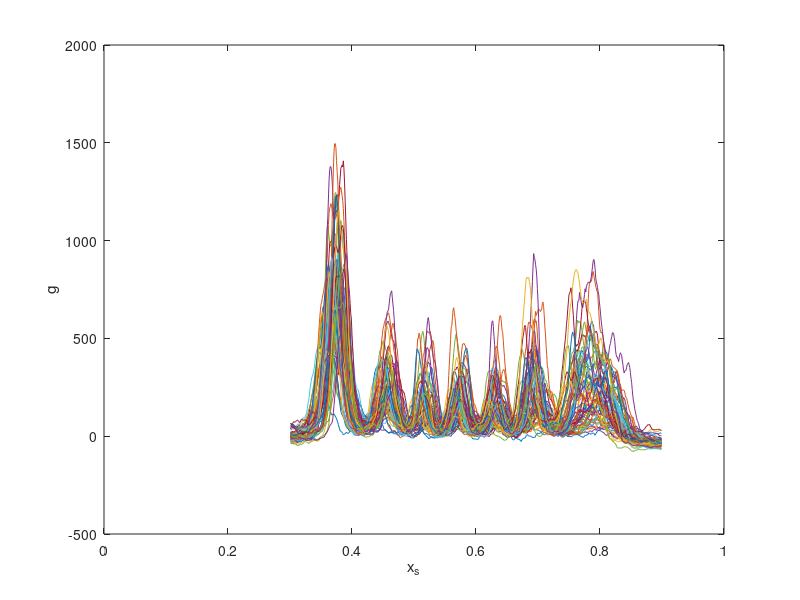

Source code (MATLAB): (Note: this script raises an error after producing the figure.)
% author: Milos Nikolic, mnikolic@princeton.edu

clear;
addpath('auxiliary_matlab_functions')
load('rawProfiles_run.mat')
%% extract data from data struct
Nemb=length(data);
L=[data.L];
age=[data.age];
thickness=[data.dist];

profiles_run=nan(1000,Nemb);
y=(1:1000)/1000;
for k=1:Nemb
    profiles_run(:,k)=data(k).Run;
end
%% prepare stripes for fitting
y=(1:1000)./1000;

%subtract a bakground value for the profiles for better fitting from a
%region where there is no expression.
bak=mean2(profiles_run(50:150,:))+std2(profiles_run(50:150,:)); 
profiles_run_clean=profiles_run-bak;
%

profiles_run_clean(1:300,:)=nan;
profiles_run_clean(900:1000,:)=nan;


%% inspect
figure(6)
plot(y,profiles_run_clean)
xlabel('x_s')
ylabel('g')
%% fit run
Nemb_clean=size(profiles_run_clean,2);
pp_run=nan(1,Nemb_clean); %peak position
all_pp_run=nan(7,Nemb_clean);
all_param_run=nan(21,Nemb_clean);
all_pp_f_run=nan(7,Nemb_clean);

[pp,param,fval,pp_found]=fit_eve(y,profiles_run_clean(:,1)); %use function fit_eve as runt is similar and requires no additional changes to the fitting parameters.
pp_run(1)=pp;
all_param_run(:,1)=param';
all_pp_run(:,1)=(param(1:3:end)');
all_pp_f_run(1:length(pp_found),1)=pp_found';

for k=2:Nemb_clean
    [pp,param,fval,pp_found]=fit_eve(y,profiles_run_clean(:,k));
    pp_run(k)=pp;
    all_param_run(:,k)=param';
    all_pp_run(:,k)=(param(1:3:end)');
    all_pp_f_run(1:length(pp_found),k)=pp_found';
    title(num2str(k));
    pause(0.005);% or use waitforbuttonpress;
    disp(['Fitted ',num2str(k), ' out of ',num2str(Nemb_clean),' expression profiles.'])
end
all_pp_run=sort(all_pp_run,1); %make sure the stripes are ordered after fitting.


%% time correct

std_pp=nan(7,1);
mean_pp=nan(7,1);
std_pp_err=nan(7,1);
all_pp_run_corr=nan(size(all_pp_run));
t0=45; %set correction time to 45 min in nc14

%plotting options
def_colors=[0, 0.4470, 0.7410;...
0.8500, 0.3250, 0.0980;...
0.9290, 0.6940, 0.1250;...
0.4940, 0.1840, 0.5560;...
0.4660, 0.6740, 0.1880;...
0.3010, 0.7450, 0.9330;...
0.6350, 0.0780, 0.1840];
hf3=figure(3);
ax1=subplot(1,2,1);
hold(ax1,'on');
ax2=subplot(1,2,2);
hold(ax2,'on');

fit_age_coeff=nan(7,2);

for pp_idx=1:7
pp_curr_run=all_pp_run(pp_idx,:);

options = fitoptions('Method','NonlinearLeastSquares', 'Robust', 'LAR','StartPoint',[mean(pp_curr_run),max(pp_curr_run)-min(pp_curr_run)]);
ft = fittype( 'poly1' );
[fitresult, gof] = fit( age', pp_curr_run',ft, options);

pp_curr_run_corr=pp_curr_run-fitresult.p1*(age-t0);


fit_age_coeff(pp_idx,1)=fitresult.p1;
fit_age_coeff(pp_idx,1)=fitresult.p2;

all_pp_run_corr(pp_idx,:)=pp_curr_run_corr;

std_pp(pp_idx)=std(pp_curr_run_corr);
mean_pp(pp_idx)=nanmean(pp_curr_run_corr);
stats = bootstrp(1000,@(x)nanstd(x),pp_curr_run_corr);
std_pp_err(pp_idx)=std(stats);


plot(ax2,age,pp_curr_run_corr,'.','color',def_colors(mod(pp_idx,8),:));
axis(ax2,[30 60 0.2 0.9]);

plot(ax1,age,pp_curr_run,'.','color',def_colors(mod(pp_idx,8),:));
plot(ax1,[30 60],fitresult.p1*[30 60]+fitresult.p2,'-','color',def_colors(mod(pp_idx,8),:));
axis(ax1,[30 60 0.2 0.9]);

xlabel(ax1,'Embryo age (min)');
ylabel(ax1, 'Peak position x/L');
title(ax1,'Raw');

xlabel(ax2,'Embryo age (min)');
ylabel(ax2, 'Peak position x/L');
title(ax2,'Time corrected')
end

set(ax1,'fontsize',14);
set(ax2,'fontsize',14);

%% calculate precision

% calculate error based on anchoring. you only need the length variation.
x_fine=linspace(0,480,200);
sigma_A_fine=x_fine.*std(1./L);
sigma_P_fine=sqrt((mean(L)-x_fine).^2).*std(1./L);
sigma_AP_fine=sqrt(1./(1./sigma_A_fine.^2+1./sigma_P_fine.^2));
y_fine=x_fine./mean(L);

stats=bootstrp(1000,@(x) x_fine.*std(1./x),L);
% sigma_A_fine2=nanmean(stats);
sigma_A_fine_err=nanstd(stats);


stats=bootstrp(1000,@(x) sqrt((mean(L)-x_fine).^2).*std(1./x),L);
% sigma_P_fine2=nanmean(stats);
sigma_P_fine_err=nanstd(stats);


stats=bootstrp(1000,@(x) sqrt(1./(1./(x_fine.*std(1./x)).^2+1./(sqrt((mean(L)-x_fine).^2).*std(1./x)).^2)),L);
% sigma_AP_fine2=nanmean(stats);
sigma_AP_fine_err=nanstd(stats);
% plot precision sigma_x/L and anchoring
hf=figure(4);
f=1.5;
pbaspect([2 1 1])

def_colors=[0, 0.4470, 0.7410;...
0.8500, 0.3250, 0.0980;...
0.9290, 0.6940, 0.1250;...
0.4940, 0.1840, 0.5560;...
0.4660, 0.6740, 0.1880;...
0.3010, 0.7450, 0.9330;...
0.6350, 0.0780, 0.1840];
    

hold on

pgon1 = polyshape([y_fine fliplr(y_fine)],[sigma_A_fine+sigma_A_fine_err, fliplr(sigma_A_fine-sigma_A_fine_err)]);
hp_pgon1=plot(pgon1,'FaceColor',[1 0.5 0.5],'FaceAlpha',0.5,'edgecolor','none');
hp4=plot(y_fine,sigma_A_fine,'k--');

pgon2 = polyshape([y_fine fliplr(y_fine)],[sigma_P_fine+sigma_P_fine_err, fliplr(sigma_P_fine-sigma_P_fine_err)]);
hp_pgon2=plot(pgon2,'FaceColor',[0.5 1 0.5],'FaceAlpha',0.5,'edgecolor','none');
hp5=plot(y_fine,sigma_P_fine,'k--');

pgon3 = polyshape([y_fine fliplr(y_fine)],[sigma_AP_fine+sigma_AP_fine_err, fliplr(sigma_AP_fine-sigma_AP_fine_err)]);
hp_pgon3=plot(pgon3,'FaceColor',[ 0.5 0.5 1 ],'FaceAlpha',0.25,'edgecolor','none');
hp6=plot(y_fine,sigma_AP_fine,'k-');
axis([ 0 1 0 0.02]);

hp=errorbar(mean_pp,std_pp,std_pp_err,'b.');

xlabel('x/L');
ylabel('\sigma_{x/L}');
legend([hp, hp_pgon1, hp_pgon2, hp_pgon3],{'Run','A anchor','P anchor','AP anchor'},'location','northoutside');
set(gca,'fontsize',14,'fontname','helvetica','tickdir','in','linewidth',1);
grid on
box on
hold off
%% plot stripe positions vs. L
figure(5)
figure(5)
hold on
plot([0 550],[0 550],'k--')
for k=1:7
    options = fitoptions('Method','NonlinearLeastSquares','Robust','LAR','StartPoint',[mean_pp(k)]);
    ft = fittype( 'a*x' );
    [fitresult, gof] = fit( L', all_pp_run_corr(k,:)'.*L',ft);
    plot([0 550],fitresult.a*[0 550],'-','color',0.7*[1 1 1])
end
plot(L,L'.*all_pp_run_corr','.');
hold off
axis([0 550 0 550])
xlabel('x (\mu m)')
ylabel('Absolute stripe position (\mu m)');
title('Run')
